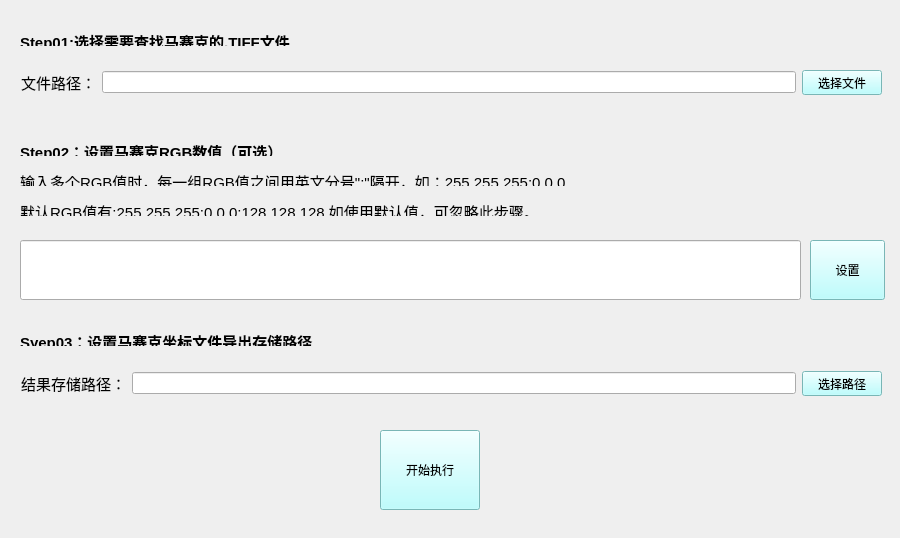
<?xml version="1.0" encoding="UTF-8"?>
<ui version="4.0">
 <class>Form</class>
 <widget class="QWidget" name="Form">
  <property name="geometry">
   <rect>
    <x>0</x>
    <y>0</y>
    <width>900</width>
    <height>538</height>
   </rect>
  </property>
  <property name="windowTitle">
   <string>Form</string>
  </property>
  <widget class="QWidget" name="widget" native="true">
   <property name="geometry">
    <rect>
     <x>10</x>
     <y>20</y>
     <width>881</width>
     <height>81</height>
    </rect>
   </property>
   <widget class="QLabel" name="label">
    <property name="geometry">
     <rect>
      <x>10</x>
      <y>10</y>
      <width>301</width>
      <height>16</height>
     </rect>
    </property>
    <property name="text">
     <string>&lt;html&gt;&lt;head/&gt;&lt;body&gt;&lt;p&gt;&lt;span style=&quot; font-size:11pt; font-weight:600;&quot;&gt;Step01:选择需要查找马赛克的.TIFF文件&lt;/span&gt;&lt;/p&gt;&lt;/body&gt;&lt;/html&gt;</string>
    </property>
   </widget>
   <widget class="QWidget" name="layoutWidget">
    <property name="geometry">
     <rect>
      <x>11</x>
      <y>50</y>
      <width>861</width>
      <height>25</height>
     </rect>
    </property>
    <layout class="QHBoxLayout" name="horizontalLayout">
     <item>
      <layout class="QHBoxLayout" name="horizontalLayout_10"/>
     </item>
     <item>
      <widget class="QLabel" name="label_2">
       <property name="text">
        <string>&lt;html&gt;&lt;head/&gt;&lt;body&gt;&lt;p&gt;&lt;span style=&quot; font-size:11pt;&quot;&gt;文件路径：&lt;/span&gt;&lt;/p&gt;&lt;/body&gt;&lt;/html&gt;</string>
       </property>
      </widget>
     </item>
     <item>
      <layout class="QHBoxLayout" name="horizontalLayout_4"/>
     </item>
     <item>
      <widget class="QLineEdit" name="lineEdit"/>
     </item>
     <item>
      <layout class="QHBoxLayout" name="horizontalLayout_5"/>
     </item>
     <item>
      <widget class="QPushButton" name="pushButton">
       <property name="styleSheet">
        <string notr="true">background-color: rgb(170, 255, 255);</string>
       </property>
       <property name="text">
        <string>选择文件</string>
       </property>
      </widget>
     </item>
     <item>
      <layout class="QHBoxLayout" name="horizontalLayout_6"/>
     </item>
    </layout>
   </widget>
  </widget>
  <widget class="QWidget" name="widget_2" native="true">
   <property name="geometry">
    <rect>
     <x>10</x>
     <y>130</y>
     <width>881</width>
     <height>181</height>
    </rect>
   </property>
   <widget class="QLabel" name="label_3">
    <property name="geometry">
     <rect>
      <x>10</x>
      <y>10</y>
      <width>271</width>
      <height>16</height>
     </rect>
    </property>
    <property name="text">
     <string>&lt;html&gt;&lt;head/&gt;&lt;body&gt;&lt;p&gt;&lt;span style=&quot; font-size:11pt; font-weight:600;&quot;&gt;Step02：设置马赛克RGB数值（可选）&lt;/span&gt;&lt;/p&gt;&lt;/body&gt;&lt;/html&gt;</string>
    </property>
   </widget>
   <widget class="QLineEdit" name="lineEdit_3">
    <property name="geometry">
     <rect>
      <x>10</x>
      <y>110</y>
      <width>781</width>
      <height>60</height>
     </rect>
    </property>
    <property name="alignment">
     <set>Qt::AlignLeading|Qt::AlignLeft|Qt::AlignTop</set>
    </property>
    <property name="dragEnabled">
     <bool>false</bool>
    </property>
    <property name="readOnly">
     <bool>false</bool>
    </property>
   </widget>
   <widget class="QLabel" name="label_6">
    <property name="geometry">
     <rect>
      <x>10</x>
      <y>40</y>
      <width>561</width>
      <height>16</height>
     </rect>
    </property>
    <property name="text">
     <string>&lt;html&gt;&lt;head/&gt;&lt;body&gt;&lt;p&gt;&lt;span style=&quot; font-size:11pt;&quot;&gt;输入多个RGB值时，每一组RGB值之间用英文分号&amp;quot;;&amp;quot;隔开，如：255,255,255;0,0,0&lt;/span&gt;&lt;/p&gt;&lt;/body&gt;&lt;/html&gt;</string>
    </property>
   </widget>
   <widget class="QLabel" name="label_7">
    <property name="geometry">
     <rect>
      <x>10</x>
      <y>70</y>
      <width>541</width>
      <height>16</height>
     </rect>
    </property>
    <property name="text">
     <string>&lt;html&gt;&lt;head/&gt;&lt;body&gt;&lt;p&gt;&lt;span style=&quot; font-size:11pt;&quot;&gt;默认RGB值有:255,255,255;0,0,0;128,128,128 如使用默认值，可忽略此步骤。&lt;/span&gt;&lt;/p&gt;&lt;/body&gt;&lt;/html&gt;</string>
    </property>
   </widget>
   <widget class="QPushButton" name="pushButton_4">
    <property name="geometry">
     <rect>
      <x>800</x>
      <y>110</y>
      <width>75</width>
      <height>60</height>
     </rect>
    </property>
    <property name="layoutDirection">
     <enum>Qt::LeftToRight</enum>
    </property>
    <property name="styleSheet">
     <string notr="true">background-color: rgb(170, 255, 255);
font: 18pt &quot;Adobe Devanagari&quot;;</string>
    </property>
    <property name="text">
     <string>设置</string>
    </property>
   </widget>
  </widget>
  <widget class="QWidget" name="widget_3" native="true">
   <property name="geometry">
    <rect>
     <x>10</x>
     <y>320</y>
     <width>881</width>
     <height>91</height>
    </rect>
   </property>
   <widget class="QLabel" name="label_4">
    <property name="geometry">
     <rect>
      <x>10</x>
      <y>10</y>
      <width>311</width>
      <height>16</height>
     </rect>
    </property>
    <property name="text">
     <string>&lt;html&gt;&lt;head/&gt;&lt;body&gt;&lt;p&gt;&lt;span style=&quot; font-size:11pt; font-weight:600;&quot;&gt;Syep03：设置马赛克坐标文件导出存储路径&lt;/span&gt;&lt;/p&gt;&lt;/body&gt;&lt;/html&gt;</string>
    </property>
   </widget>
   <widget class="QWidget" name="layoutWidget">
    <property name="geometry">
     <rect>
      <x>11</x>
      <y>51</y>
      <width>861</width>
      <height>25</height>
     </rect>
    </property>
    <layout class="QHBoxLayout" name="horizontalLayout_2">
     <item>
      <layout class="QHBoxLayout" name="horizontalLayout_11"/>
     </item>
     <item>
      <widget class="QLabel" name="label_5">
       <property name="text">
        <string>&lt;html&gt;&lt;head/&gt;&lt;body&gt;&lt;p&gt;&lt;span style=&quot; font-size:11pt;&quot;&gt;结果存储路径：&lt;/span&gt;&lt;/p&gt;&lt;/body&gt;&lt;/html&gt;</string>
       </property>
       <property name="alignment">
        <set>Qt::AlignLeading|Qt::AlignLeft|Qt::AlignVCenter</set>
       </property>
      </widget>
     </item>
     <item>
      <layout class="QHBoxLayout" name="horizontalLayout_7"/>
     </item>
     <item>
      <widget class="QLineEdit" name="lineEdit_2"/>
     </item>
     <item>
      <layout class="QHBoxLayout" name="horizontalLayout_8"/>
     </item>
     <item>
      <widget class="QPushButton" name="pushButton_2">
       <property name="styleSheet">
        <string notr="true">background-color: rgb(170, 255, 255);</string>
       </property>
       <property name="text">
        <string>选择路径</string>
       </property>
      </widget>
     </item>
     <item>
      <layout class="QHBoxLayout" name="horizontalLayout_9"/>
     </item>
    </layout>
   </widget>
  </widget>
  <widget class="QPushButton" name="pushButton_3">
   <property name="geometry">
    <rect>
     <x>380</x>
     <y>430</y>
     <width>100</width>
     <height>80</height>
    </rect>
   </property>
   <property name="styleSheet">
    <string notr="true">background-color: rgb(170, 255, 255);
font: 18pt &quot;Adobe Devanagari&quot;;</string>
   </property>
   <property name="text">
    <string>开始执行</string>
   </property>
  </widget>
 </widget>
 <resources/>
 <connections/>
</ui>
